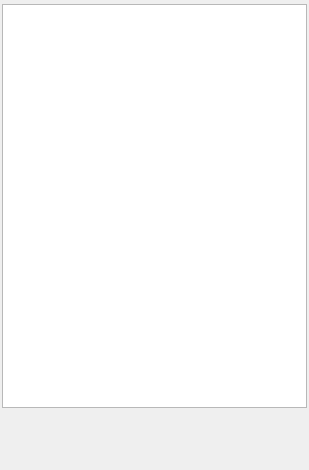
<?xml version="1.0" encoding="UTF-8"?>
<ui version="4.0">
 <class>SessionWidgetClass</class>
 <widget class="QWidget" name="SessionWidgetClass">
  <property name="geometry">
   <rect>
    <x>0</x>
    <y>0</y>
    <width>309</width>
    <height>470</height>
   </rect>
  </property>
  <property name="sizePolicy">
   <sizepolicy hsizetype="Expanding" vsizetype="Expanding">
    <horstretch>0</horstretch>
    <verstretch>0</verstretch>
   </sizepolicy>
  </property>
  <property name="windowTitle">
   <string>Form</string>
  </property>
  <layout class="QVBoxLayout" name="verticalLayout">
   <property name="spacing">
    <number>2</number>
   </property>
   <property name="leftMargin">
    <number>2</number>
   </property>
   <property name="topMargin">
    <number>2</number>
   </property>
   <property name="rightMargin">
    <number>2</number>
   </property>
   <property name="bottomMargin">
    <number>2</number>
   </property>
   <item>
    <widget class="IdentOfferWidget" name="m_IdentWidget" native="true"/>
   </item>
   <item>
    <widget class="HistoryListWidget" name="m_HistoryList">
     <property name="sizePolicy">
      <sizepolicy hsizetype="Expanding" vsizetype="Expanding">
       <horstretch>0</horstretch>
       <verstretch>0</verstretch>
      </sizepolicy>
     </property>
    </widget>
   </item>
   <item>
    <widget class="ChatEntryWidget" name="m_ChatEntry" native="true">
     <property name="sizePolicy">
      <sizepolicy hsizetype="Expanding" vsizetype="Preferred">
       <horstretch>0</horstretch>
       <verstretch>0</verstretch>
      </sizepolicy>
     </property>
     <property name="minimumSize">
      <size>
       <width>0</width>
       <height>42</height>
      </size>
     </property>
    </widget>
   </item>
   <item>
    <widget class="QLabel" name="m_StatusLabel">
     <property name="sizePolicy">
      <sizepolicy hsizetype="Expanding" vsizetype="Preferred">
       <horstretch>0</horstretch>
       <verstretch>0</verstretch>
      </sizepolicy>
     </property>
     <property name="text">
      <string/>
     </property>
    </widget>
   </item>
  </layout>
 </widget>
 <customwidgets>
  <customwidget>
   <class>ChatEntryWidget</class>
   <extends>QWidget</extends>
   <header>ChatEntryWidget.h</header>
   <container>1</container>
  </customwidget>
  <customwidget>
   <class>HistoryListWidget</class>
   <extends>QListWidget</extends>
   <header>HistoryListWidget.h</header>
  </customwidget>
  <customwidget>
   <class>IdentOfferWidget</class>
   <extends>QWidget</extends>
   <header>IdentOfferWidget.h</header>
   <container>1</container>
  </customwidget>
 </customwidgets>
 <resources/>
 <connections/>
</ui>
